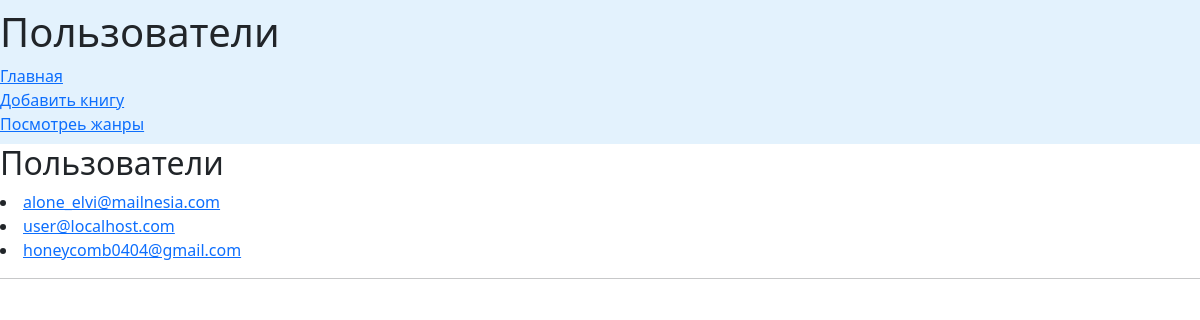
The page /user/users/ on the database its author committed.
### users/models.py (models this page shows, shortened)
class User(AbstractBaseUser, PermissionsMixin):
    email = models.EmailField(max_length=254, unique=True)
    name = models.CharField(max_length=254, null=True, blank=True)
    is_staff = models.BooleanField(default=False)
    is_superuser = models.BooleanField(default=False)
    is_active = models.BooleanField(default=True)
    last_login = models.DateTimeField(null=True, blank=True)
    date_joined = models.DateTimeField(auto_now_add=True)
    birth_date = models.DateField('Дата рождения', validators=[validate_age],
                                  default=timezone.now().date())
    avatar = models.ImageField('Аватар', upload_to='avatars/', null=True,
                               blank=True)
    phone_number = PhoneField('Номер телефона', blank=True)
    phone_confirmed = models.PositiveIntegerField('Подтверждено',
                                                  default=0000)
    USERNAME_FIELD = 'email'
    EMAIL_FIELD = 'email'
    REQUIRED_FIELDS = []
    class Meta:
        verbose_name = 'Пользователь'
        verbose_name_plural = 'Пользователи'
    objects = UserManager()

### users/views.py (the view)
# urls.py: path('users/', ShowAllUsersWindow.as_view(), name='users'),
class ShowAllUsersWindow(DataMixin, ListView):
    model = User
    fields = '__all__'
    success_url = reverse_lazy('books:book_all')
    template_name = "users/users.html"
    context_object_name = 'users'
    def get_context_data(self, *, object_list=None, **kwargs):
        context = super().get_context_data(**kwargs)
        context['now'] = timezone.now()
        c_def = self.get_user_context(title="Пользователи")
        ic(c_def)
        return dict(list(context.items()) + list(c_def.items()))

### books/utils.py (called while the page is built)
    def get_user_context(self, **kwargs):
        user_menu = menu.copy()
        if not self.request.user.is_authenticated:
            user_menu.pop(3)
        context = kwargs
        genre = Genre.objects.all()
        context['menu'] = user_menu
        context['genre'] = genre
        return context

### templates/users/users.html (shortened to what this page needs)
{% extends 'base.html' %}
{% block content %}
<h2>Пользователи</h2>
{% for user in  users %}
<li>
    <a href="{% url 'user:edit' user.pk %}">{{ user.email }}</a>
</li>
{% endfor %}
<hr>
{% endblock content %}

### rows shown on the page
User: email "alone_elvi@mailnesia.com"
User: email "user@localhost.com"
User: email "honeycomb0404@gmail.com"

### other values the page prints
{{ title }} "Пользователи"
{{ item_menu.title }} "Главная" "Добавить книгу" "Посмотреь жанры"
